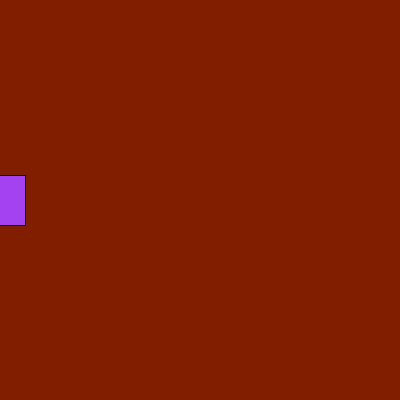
Frame 1 (no input)
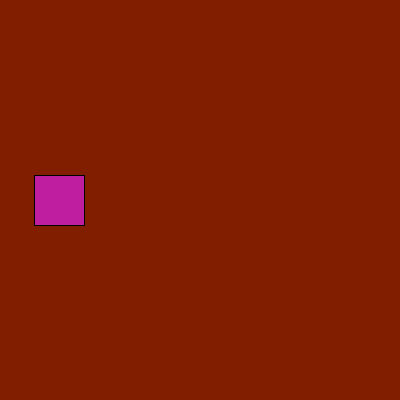
Frame 60 (the mouse pressed at the canvas centre just before this capture)
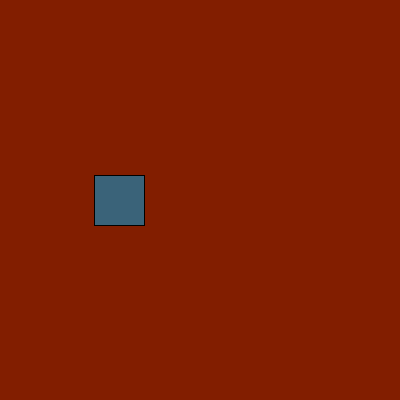
Frame 120 (the mouse held since frame 60 and released just before this capture)

The Processing sketch that drew these frames (run headless with seeded random() and noise(); from frame 60 on, the mouse is pressed at the canvas centre):

// Processing sketch: processing_165640
// ── processing_165640.pde

float kulaX;
float kulaY;
 
float liturR;
float liturG;
float liturB;

float kassiX;
float kassiY;
 
void setup() {
  size(400,400);       
  kulaX = width/2;      
  kulaY = height + 100; 
  kassiX = width - 400;
  kassiY = height/2;
  smooth();
}
 
void draw() {
 
  background(130,30,0);  
 
  ellipseMode(CENTER);
  rectMode(CENTER);
 
  stroke(0);
  liturR=random(255);
  liturG=random(255);
  liturB=random(255);
  fill(liturR,liturG,liturB);
 
  ellipse(kulaX,kulaY+100,60,60);
 
  kulaY = kulaY - 1;
  
  rect(kassiX,kassiY,50,50);
  
  kassiX = kassiX + 1;


 
  
}
